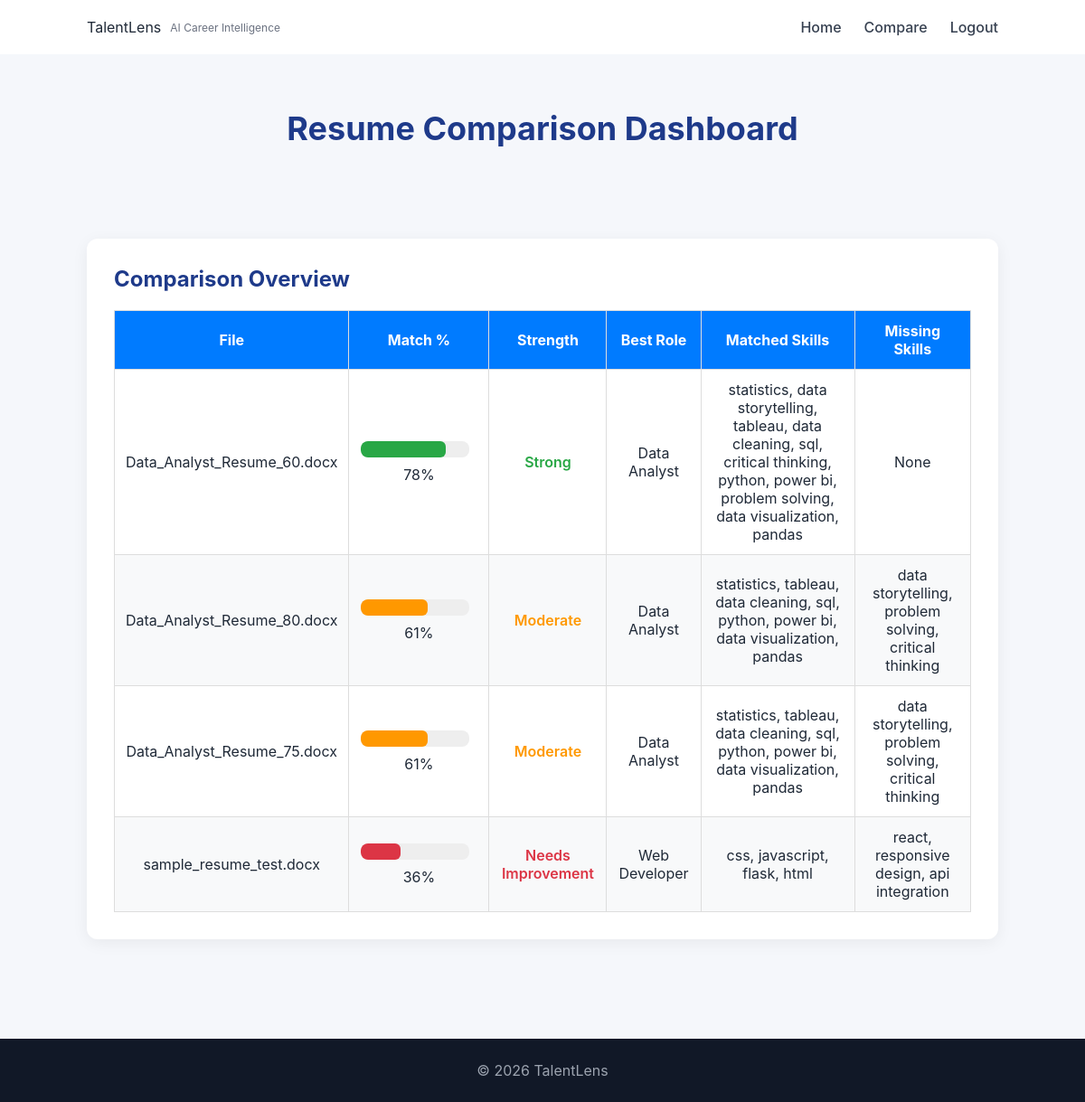
Screenshot of /compare (signed in) with the database file from the repository.
### app.py (models this page shows)
class Resume(db.Model):
    id = db.Column(db.Integer, primary_key=True)
    filename = db.Column(db.String(200))
    best_match = db.Column(db.String(100))
    skill_match_percentage = db.Column(db.Integer)
    skills = db.Column(db.Text)
    matched_skills = db.Column(db.Text)
    missing_skills = db.Column(db.Text)
    user_id = db.Column(db.Integer, db.ForeignKey('user.id'), nullable=False)

### app.py (the view)
@app.route('/compare')
@login_required
def compare():
    resumes = Resume.query.filter_by(user_id=current_user.id).all()
    return render_template("compare.html", resumes=resumes)

### app.py (called while the page is built)
@login_manager.user_loader
def load_user(user_id):
    return User.query.get(int(user_id))

### templates/compare.html (shortened to what this page needs)
<!DOCTYPE html>
<html lang="en">
<head>
    <link rel="stylesheet" href="{{ url_for('static', filename='style.css') }}">
</head>
<body>
<nav class="navbar">
    <div class="logo">
        TalentLens
        <span class="tagline">AI Career Intelligence</span>
    </div>
    <ul class="nav-links">
        <li><a href="/">Home</a></li>
        <li><a href="/compare">Compare</a></li>
        <li><a href="/logout">Logout</a></li>
    </ul>
</nav>
<section class="results-header">
    <h1>Resume Comparison Dashboard</h1>
</section>
<section class="results">
    <div class="card">
        <h2>Comparison Overview</h2>
        <table class="comparison-table">
            <thead>
                <tr>
                    <th>File</th>
                    <th>Match %</th>
                    <th>Strength</th>
                    <th>Best Role</th>
                    <th>Matched Skills</th>
                    <th>Missing Skills</th>
                </tr>
            </thead>
            <tbody>
                {% for resume in resumes %}
                <tr>
                    <td>{{ resume.filename }}</td>
                    <td>
                        {% if resume.skill_match_percentage >= 75 %}
                            {% set bar_color = "#28a745" %}
                        {% elif resume.skill_match_percentage >= 50 %}
                            {% set bar_color = "#ff9800" %}
                        {% else %}
                            {% set bar_color = "#dc3545" %}
                        {% endif %}
                        <div class="mini-progress">
                            <div class="mini-bar"
                                 style="width: {{ resume.skill_match_percentage }}%;
                                        background: {{ bar_color }};">
                            </div>
                        </div>
                        {{ resume.skill_match_percentage }}%
                    </td>
                    <td>
                        {% if resume.skill_match_percentage >= 75 %}
                            <span class="strength-label strong">Strong</span>
                        {% elif resume.skill_match_percentage >= 50 %}
                            <span class="strength-label moderate">Moderate</span>
                        {% else %}
                            <span class="strength-label weak">Needs Improvement</span>
                        {% endif %}
                    </td>
                    <td>{{ resume.best_match }}</td>
                    <td>
                        {{ resume.matched_skills if resume.matched_skills else "None" }}
                    </td>
                    <td>
                        {{ resume.missing_skills if resume.missing_skills else "None" }}
                    </td>
                </tr>
                {% endfor %}
            </tbody>
        </table>
    </div>
</section>
<footer style="text-align:center; margin-top:40px;">
    <p>© 2026 TalentLens</p>
</footer>
</body>
</html>

### static/style.css (style rules this page uses)
* { margin: 0; padding: 0; box-sizing: border-box; }
body { font-family: 'Inter', sans-serif; background: #f5f7fb; color: #1f2937; }
.navbar { display: flex; justify-content: space-between; align-items: center; padding: 20px 8%; background: #ffffff; box-shadow: 0 2px 8px rgba(0, 0, 0, 0.05); }
.logo { display: flex; align-items: center; gap: 10px; }
.tagline { display: block; font-size: 12px; font-weight: 400; color: #6b7280; }
.nav-links { list-style: none; display: flex; gap: 25px; }
.nav-links a { text-decoration: none; color: #374151; font-weight: 500; transition: 0.3s ease; }
.results { padding: 70px 8%; display: grid; gap: 30px; }
.card { background: white; padding: 30px; border-radius: 12px; box-shadow: 0 4px 18px rgba(0, 0, 0, 0.06); transition: 0.3s ease; }
.card h2 { margin-bottom: 15px; color: #1e3a8a; }
footer { text-align: center; padding: 25px; background: #111827; color: #9ca3af; }
.results-header { text-align: center; padding: 60px 8% 20px 8%; background: #f5f7fb; }
.results-header h1 { font-size: 36px; color: #1e3a8a; margin-bottom: 10px; }
.comparison-table { width: 100%; border-collapse: collapse; font-family: 'Inter', sans-serif; }
.comparison-table th { background: #1e3a8a; color: white; padding: 15px; text-align: center; }
.comparison-table td { padding: 15px; text-align: center; border-bottom: 1px solid #eee; }
.mini-progress { background: #e5e7eb; height: 8px; border-radius: 6px; margin-bottom: 5px; overflow: hidden; }
.mini-bar { height: 100%; background: #2563eb; border-radius: 6px; }
.mini-progress { background-color: #eee; border-radius: 5px; height: 15px; width: 100px; overflow: hidden; display: inline-block; margin-right: 5px; }
.mini-bar { height: 100%; background-color: #4caf50; }

### templates/compare.html (style rules this page uses)
.mini-progress { background: #eee; border-radius: 8px; height: 18px; width: 120px; overflow: hidden; display: inline-block; margin-right: 8px; }
.mini-bar { height: 100%; transition: width 0.6s ease-in-out; }
.comparison-table { width: 100%; border-collapse: collapse; margin-top: 20px; }
.comparison-table th, .comparison-table td { padding: 12px; border: 1px solid #ddd; }
.comparison-table th { background: #007BFF; color: white; }
.comparison-table tr:nth-child(even) { background: #f8f9fa; }
.strength-label { font-weight: 600; }
.strong { color: #28a745; }
.moderate { color: #ff9800; }
.weak { color: #dc3545; }

### rows the page displays
Resume: filename "Data_Analyst_Resume_60.docx", skill_match_percentage "78", shows "Strong", best_match "Data Analyst", matched_skills "statistics, data storytelling, tableau, data cleaning, sql, critical thinking, python, power bi, problem solving, data visualization, pandas", missing_skills "None"
Resume: filename "Data_Analyst_Resume_80.docx", skill_match_percentage "61", shows "Moderate", best_match "Data Analyst", matched_skills "statistics, tableau, data cleaning, sql, python, power bi, data visualization, pandas", missing_skills "data storytelling, problem solving, critical thinking"
Resume: filename "Data_Analyst_Resume_75.docx", skill_match_percentage "61", shows "Moderate", best_match "Data Analyst", matched_skills "statistics, tableau, data cleaning, sql, python, power bi, data visualization, pandas", missing_skills "data storytelling, problem solving, critical thinking"
Resume: filename "sample_resume_test.docx", skill_match_percentage "36", shows "Needs Improvement", best_match "Web Developer", matched_skills "css, javascript, flask, html", missing_skills "react, responsive design, api integration"
